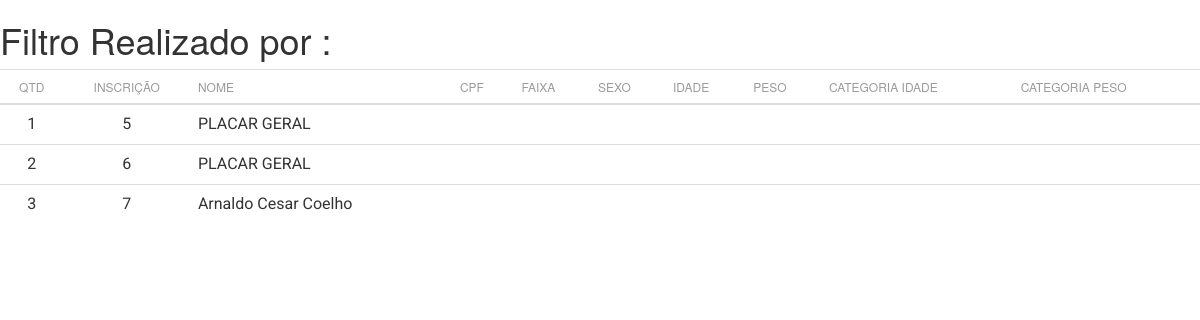
/adm/pesquisarantigo.php, run on the app's committed database.
### tables this page shows
CREATE TABLE `usuarios` (
  `id` int(11) NOT NULL,
  `niveis_acesso_id` int(1) NOT NULL,
  `cpf` varchar(15) NOT NULL,
  `email` varchar(520) NOT NULL,
  `senha` varchar(50) NOT NULL,
  `nome` varchar(100) NOT NULL,
  `sexo` varchar(10) NOT NULL,
  `idade` varchar(10) NOT NULL,
  `peso` varchar(10) NOT NULL,
  `equipe` varchar(100) NOT NULL,
  `faixa` varchar(10) NOT NULL,
  `categoriaida` varchar(100) NOT NULL,
  `categoriapeso` varchar(100) NOT NULL,
  `imagem` varchar(100) NOT NULL
);

### adm/pesquisarantigo.php (the view, shortened to what this page needs)
<head>
    <link href="assets/css/bootstrap.min.css" rel="stylesheet" />
    <link href="assets/css/animate.min.css" rel="stylesheet"/>
    <link href="assets/css/light-bootstrap-dashboard.css" rel="stylesheet"/>
	<link rel="stylesheet" href="https://maxcdn.bootstrapcdn.com/font-awesome/latest/css/font-awesome.min.css" />
    <link href="assets/css/bootstrap.min.css" rel="stylesheet" />
    <link href="assets/css/material-kit.css" rel="stylesheet"/>
	<link href="../css/style.css" rel="stylesheet" />
	<link href="../css/bootstrap-theme.css" rel="stylesheet" />
	<link href="../css/bootstrap.css" rel="stylesheet" />
	<link href="assets/css/demo.css" rel="stylesheet" />
    <link href="http://maxcdn.bootstrapcdn.com/font-awesome/4.2.0/css/font-awesome.min.css" rel="stylesheet">
    <link href="assets/css/pe-icon-7-stroke.css" rel="stylesheet" />
</head>
<?php
	$servidor = "localhost";
	$usuario = "root";
	$senha = "";
	$dbname = "usuarios";
	$conn = mysqli_connect($servidor, $usuario, $senha, $dbname);
    $faixa = $_POST['faixa'];
	$categoriapeso = $_POST['categoriapeso'];
	$sexo = $_POST['sexo'];
	$categoriaida = $_POST['categoriaida'];
	$result_cursos = "SELECT * FROM usuarios WHERE faixa='$faixa' AND categoriapeso='$categoriapeso' AND sexo='$sexo' AND categoriaida='$categoriaida' ORDER BY id ASC";
	$resultado_cursos = mysqli_query($conn, $result_cursos);
	$i=0;
			echo "
			<table class='table'>
			<thead>
			<tr>
			    <h1>Filtro Realizado por :</td>
			</tr>
        <tr>
			<th class='text-center'>Qtd</th>
            <th class='text-center'>Inscrição</th>
            <th>Nome</th>
            <th>CPF</th>
            <th>Faixa</th>
			<th>Sexo</th>
			<th>Idade</th>
			<th>Peso</th>
			<th>Categoria Idade</th>
			<th>Categoria Peso</th>
         </tr>
    </thead>
        <tr>
		<tbody>";
	while($rows_cursos = mysqli_fetch_array($resultado_cursos)){
	 $i=$i+1;
		echo "
			<tr>
          <td class='text-center'>".$i."</td>
		 <td class='text-center'>".$rows_cursos['id']."</td>
		             <td>".$rows_cursos['nome']."</td>
					 <td>".$rows_cursos['cpf']."</td>
		 <td>".$rows_cursos['faixa']."</td>
		 <td>".$rows_cursos['sexo']."</td>
		<td>".$rows_cursos['idade']."</td>
		 <td>".$rows_cursos['peso']."</td>
		 <td>".$rows_cursos['categoriaida']."</td>
		  <td>".$rows_cursos['categoriapeso']."</td>
    </tr>
";
	}
?>

### data on the page
usuarios: id "5", nome "PLACAR GERAL"
usuarios: id "6", nome "PLACAR GERAL"
usuarios: id "7", nome "Arnaldo Cesar Coelho"
